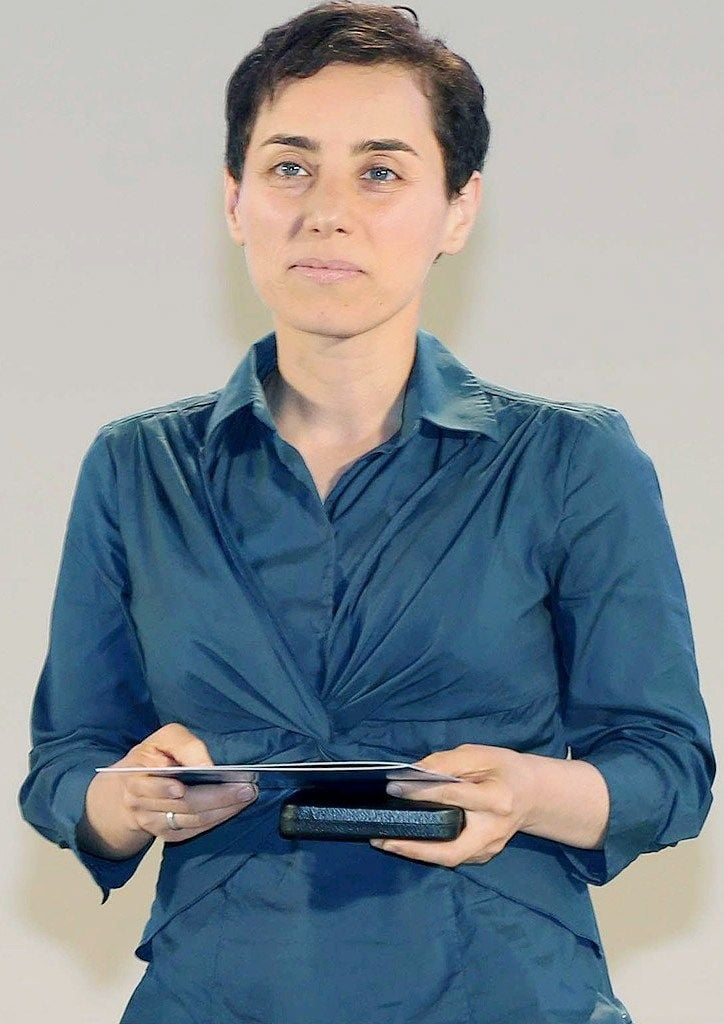
#> input picture CV projects/Face Recognition/model/test_images/Maryam-Mirzakhani-1.jpg, 724 x 1024 px
$ jupyter execute --allow-errors Untitled.ipynb
#> lines starting #> are read from the running program, lines starting #| are printed output that depends on the picture
# Face Recognition
The aim of this notebook is to recognize faces using computer vision techniques. We will explore the CascadeClassifier feature extraction method and model architectures to achieve this goal. Face recognition enhances security systems by providing accurate and efficient identification of individuals, plays a crucial role in law enforcement for identifying suspects and missing persons, and improves customer verification processes in the financial sector. By advancing face recognition technology, we contribute to making processes more secure, efficient, and user-friendly across different domains, demonstrating its broad impact and potential benefits in everyday life..
.
.

[cell 1]
import os
import cv2
import pywt
import shutil
import numpy as np
import matplotlib.pyplot as plt
from sklearn.svm import SVC
from sklearn.preprocessing import StandardScaler
from sklearn.model_selection import train_test_split
from sklearn.pipeline import Pipeline
from sklearn.metrics import classification_report
from sklearn import svm
from sklearn.ensemble import RandomForestClassifier
from sklearn.linear_model import LogisticRegression
from sklearn.pipeline import make_pipeline
from sklearn.model_selection import GridSearchCV

#### 1. Preprocessing: Detect face and eyes
When we look at any image, most of the time we identify a person using a face. An image might contain multiple faces, also the face can be obstructed and not clear. The first step in our pre-processing pipeline is to detect faces from an image. Once face is detected, we will detect eyes, if two eyes are detected then only we keep that image otherwise discard it.
\
The haar cascade from OpenCV is used for this purpose.

[cell 2]
img = cv2.imread("./test_images/Maryam-Mirzakhani-1.jpg")
#> img is the input picture: shape (1024, 724, 3); mean B, G, R 148.1, 140.7, 130.5
img.shape
#> Out = (1024, 724, 3)

[cell 3]
plt.matshow(img)
plt.axis('off')

[cell 4]
gray_img = cv2.cvtColor(img, cv2.COLOR_BGR2GRAY)
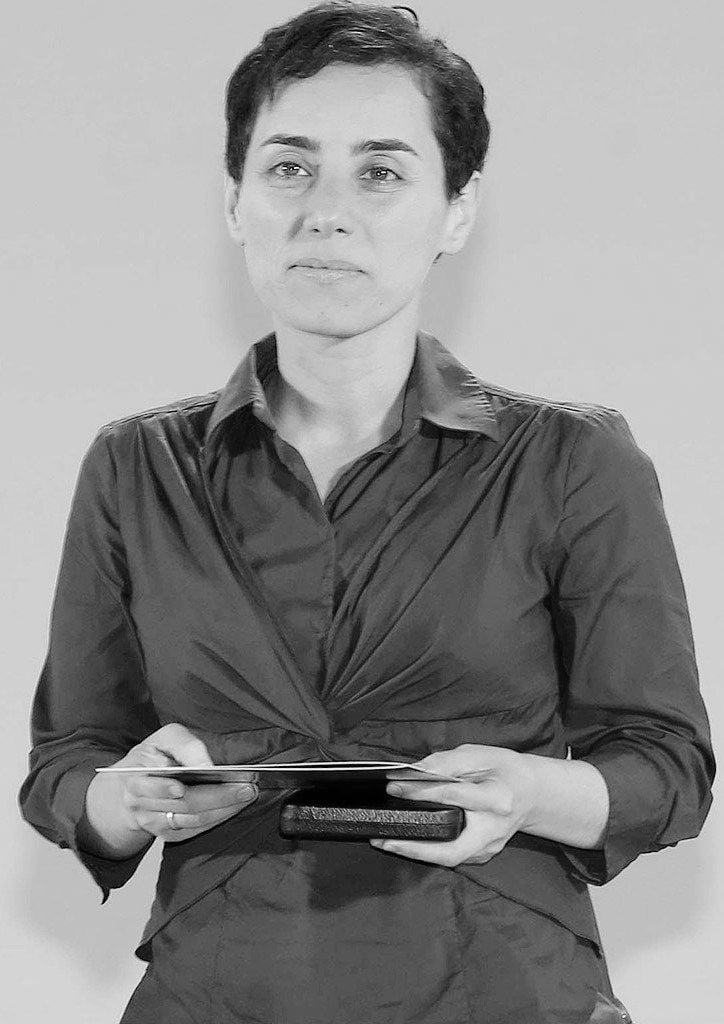
#> gray_img: shape (1024, 724); min 0, max 254, mean 138.5
gray_img.shape
#> Out = (1024, 724)

[cell 5]
gray_img

[cell 6]
plt.matshow(gray_img, cmap = 'gray')

[cell 7]
face_cascade = cv2.CascadeClassifier('./opencv/haarcascades/haarcascade_frontalface_default.xml')
eye_cascade = cv2.CascadeClassifier('./opencv/haarcascades/haarcascade_eye.xml')

faces = face_cascade.detectMultiScale(gray_img, 1.3, 5)
#> faces = [[194, 60, 279, 279]]
faces
#> Out = [[194, 60, 279, 279]]

[cell 8]
(x , y , w , h) = faces[0]
#> x = 194; y = 60; w = 279; h = 279
x , y , w , h
#> Out = (194, 60, 279, 279)

[cell 9]
face_img = cv2.rectangle(img, (x , y), (x+w , y+h), (255 , 0 , 0), 2)
plt.matshow(face_img)

#### 2. Preprocessing: Crop the facial region of the image

[cell 10]
cv2.destroyAllWindows()
for (x,y,w,h) in faces:
    face_img = cv2.rectangle(img,(x,y),(x+w,y+h),(255,0,0),2)
    roi_gray = gray_img[y:y+h, x:x+w]
    roi_color = face_img[y:y+h, x:x+w]
    eyes = eye_cascade.detectMultiScale(roi_gray)
    for (ex,ey,ew,eh) in eyes:
        cv2.rectangle(roi_color,(ex,ey),(ex+ew,ey+eh),(0,255,0),2)
#> this loop made 1 pass
#> (x, y, w, h, eyes) on pass 1: (194, 60, 279, 279, [[156, 86, 57, 57], [64, 80, 60, 60]])
#> pass 1, `roi_gray = gray_img[y:y+h, x:x+w]`:
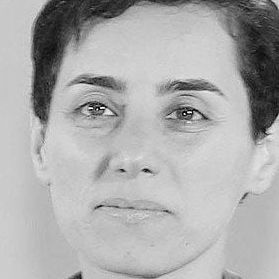
#> roi_gray: shape (279, 279); min 1, max 253, mean 172.8
#> after the loop:
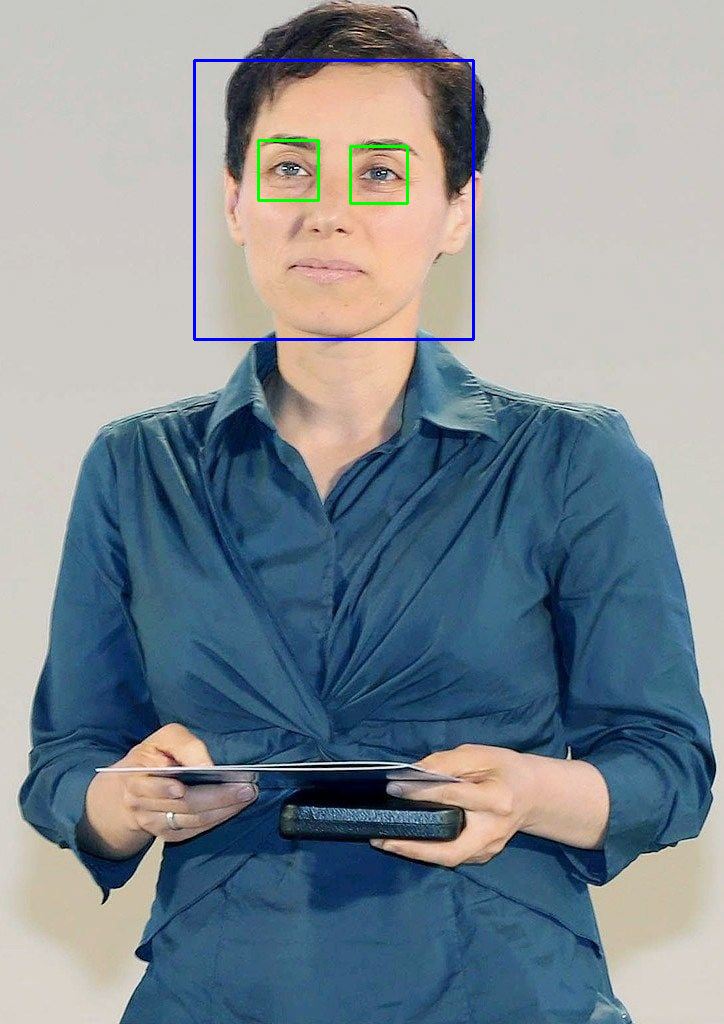
#> img: shape (1024, 724, 3); mean B, G, R 148.3, 140.2, 129.4
#> after the loop:
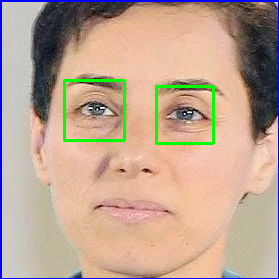
#> roi_color: shape (279, 279, 3); mean B, G, R 145.7, 164.4, 189.6


plt.figure()
plt.imshow(face_img)
plt.show()

[cell 11]
plt.imshow(roi_color, cmap='gray')

#### 3. Preprocessing: Load image, detect face. If eyes >=2, then save and crop the face region
Let'ss write aPythonn function that can takean  input image andreturnsa  cropped image (if face and eyes >=2 are detected)

[cell 12]
def get_cropped_image_if_2_eyes(image_path):
#> called with image_path = './test_images/Maryam-Mirzakhani-1.jpg'
    img = cv2.imread(image_path)
    if img is None:
        print(f"Error reading image: {image_path}")
        return None
    gray = cv2.cvtColor(img, cv2.COLOR_BGR2GRAY)
    faces = face_cascade.detectMultiScale(gray, 1.3, 5)
#> faces = [[194, 60, 279, 279]]
    for (x, y, w, h) in faces:
        roi_gray = gray[y:y+h, x:x+w]
        roi_color = img[y:y+h, x:x+w]
        eyes = eye_cascade.detectMultiScale(roi_gray)
        if len(eyes) >= 2:
            return roi_color
#> this loop made 1 pass
#> pass 1, in get_cropped_image_if_2_eyes, `roi_color = img[y:y+h, x:x+w]`:
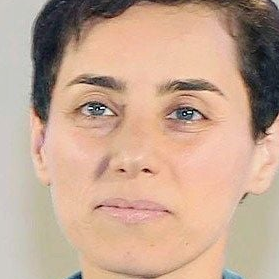
#> roi_color: shape (279, 279, 3); mean B, G, R 145.7, 166, 196.6
    return None

[cell 13]
original_image = cv2.imread("./test_images/Maryam-Mirzakhani-1.jpg")
plt.matshow(original_image)
plt.axis('off')

[cell 14]
cropped_image = get_cropped_image_if_2_eyes("./test_images/Maryam-Mirzakhani-1.jpg")
plt.imshow(cropped_image)
plt.axis('off')

#### In the image below face is not very clear and it doesn't have two eyes clearly visible.

[cell 15]
"test_images/maryam-mirzakhani.jpg"
org_image_obstructed = cv2.imread("./test_images/maryam-mirzakhani.jpg")
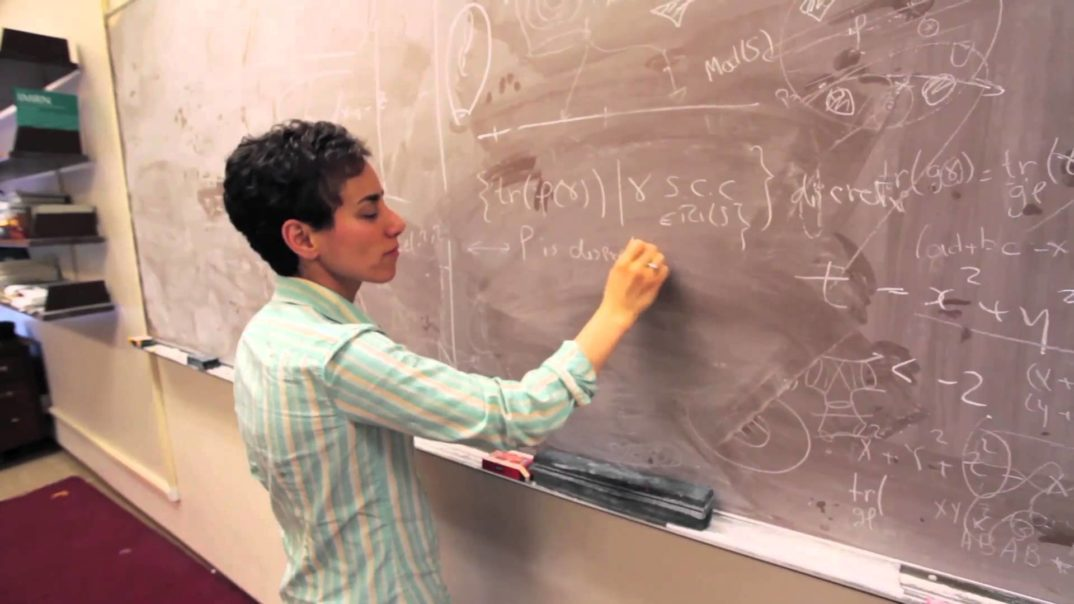
#> input picture CV projects/Face Recognition/model/test_images/maryam-mirzakhani.jpg, 1074 x 604 px
#> org_image_obstructed is the input picture: shape (604, 1074, 3); mean B, G, R 128, 139.1, 167.7
plt.matshow(org_image_obstructed)
plt.axis('off')

[cell 16]
cropped_image_no_2_eyes = get_cropped_image_if_2_eyes("./test_images/maryam-mirzakhani.jpg")
#> call 2 of get_cropped_image_if_2_eyes, with image_path = './test_images/maryam-mirzakhani.jpg'
#> in get_cropped_image_if_2_eyes (call 2), `gray = cv2.cvtColor(img, cv2.COLOR_BGR2GRAY)`:
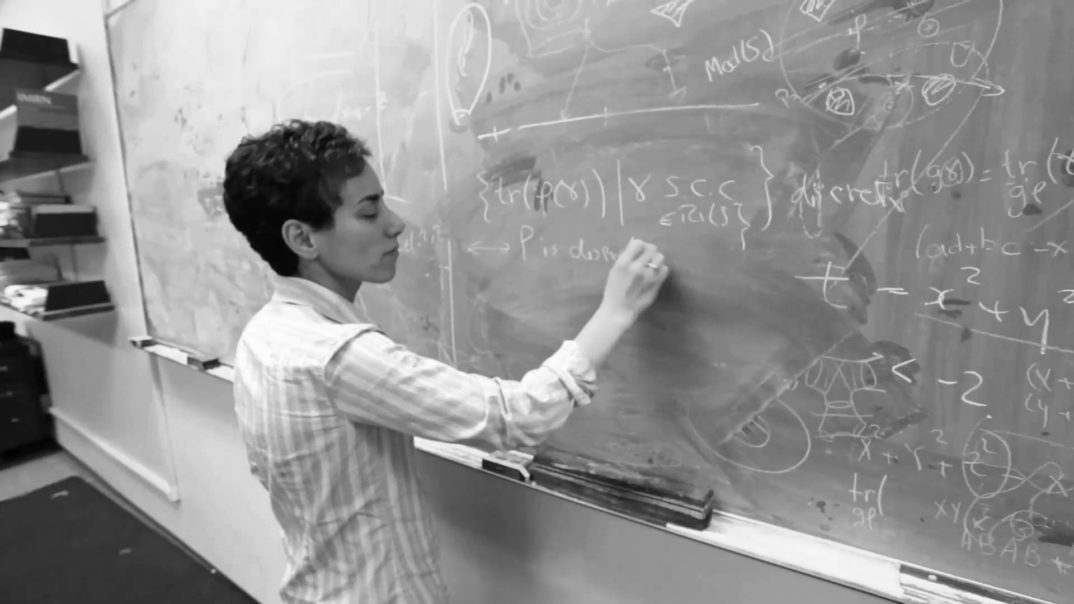
#> gray: shape (604, 1074); min 0, max 254, mean 146.4
#> in get_cropped_image_if_2_eyes (call 2), `faces = face_cascade.detectMultiScale(gray, 1.3, 5)`: faces = ()
cropped_image_no_2_eyes

#### According to the image above, since the eyes are not detectable there is no cropped image as an output. Above cropped_image_no_2_eyes is None which means we should ignore this image and we will not use such image for model training

[cell 17]
path_to_data = "./dataset/"
path_to_cr_data = "./dataset/cropped/"

#### Going through all images in the dataset folder and create cropped images for them. There will be a cropped folder inside the dataset folder after you run this code

[cell 18]
img_dirs = []
for entry in os.scandir(path_to_data):
    if entry.is_dir():
        img_dirs.append(entry.path)

[cell 19]
if os.path.exists(path_to_cr_data):
     shutil.rmtree(path_to_cr_data)
os.mkdir(path_to_cr_data)

[cell 20]
cropped_image_dirs = []
celebrity_file_names_dict = {}

for img_dir in img_dirs:
    count = 1
    celebrity_name = img_dir.split('/')[-1]
    print(celebrity_name)

    celebrity_file_names_dict[celebrity_name] = []

    for entry in os.scandir(img_dir):
        roi_color = get_cropped_image_if_2_eyes(entry.path)
        if roi_color is not None:
            cropped_folder = path_to_cr_data + celebrity_name
            if not os.path.exists(cropped_folder):
                os.makedirs(cropped_folder)
                cropped_image_dirs.append(cropped_folder)
                print("Generating cropped images in folder: ",cropped_folder)

            cropped_file_name = celebrity_name + str(count) + ".png"
            cropped_file_path = cropped_folder + "/" + cropped_file_name

            cv2.imwrite(cropped_file_path, roi_color)
            celebrity_file_names_dict[celebrity_name].append(cropped_file_path)
            count += 1

#### Some cropped image samples are shown below with their respective classes.

[cell 21]
cropped_images_test = ['dataset/cropped/elon musk/elon musk1.png',
                       'dataset/cropped/jeff bezos/jeff bezos13.png',
                       'dataset/cropped/mark zuckerberg/mark zuckerberg1.png',
                       'dataset/cropped/maryam mirzakhani/maryam mirzakhani12.png',
                       'dataset/cropped/tim cook/tim cook1.png',
                       'dataset/cropped/warren buffett/warren buffett2.png']


celeb_names = [img_dir.split('/')[-2] for img_dir in cropped_images_test]
#> celeb_names = ['elon musk', 'jeff bezos', 'mark zuckerberg', 'maryam mirzakhani', 'tim cook', 'warren buffett']
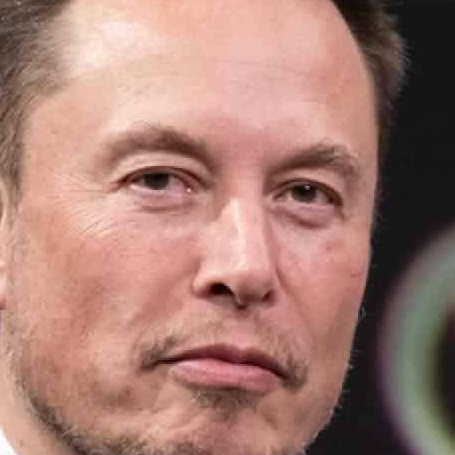
#> input picture CV projects/Face Recognition/model/dataset/cropped/elon musk/elon musk1.png, 455 x 455 px
#> further down, cropped_img is the input picture: shape (455, 455, 3); mean B, G, R 115.5, 124.8, 165.9
#> (the rest of this cell did not finish here and is left out)

#### 4. Preprocessing: Use wavelet transform as a feature for training our model
In wavelet transformed image, you can see edges clearly and that can give us clues on various facial features such as eyes, nose, lips etc
Wavelet transform

[cell 22]
def w2d(img, mode='haar', level=1):
#> called with mode = 'db1', level = 5
    imArray = img
    #Datatype conversions
    #convert to grayscale
    imArray = cv2.cvtColor( imArray,cv2.COLOR_RGB2GRAY )
    #convert to float
    imArray =  np.float32(imArray)
    imArray /= 255;
    # compute coefficients
    coeffs=pywt.wavedec2(imArray, mode, level=level)
#> coeffs = 6 items

    #Process Coefficients
    coeffs_H=list(coeffs)
#> coeffs_H = 6 items
    coeffs_H[0] *= 0;

    # reconstruction
    imArray_H=pywt.waverec2(coeffs_H, mode);
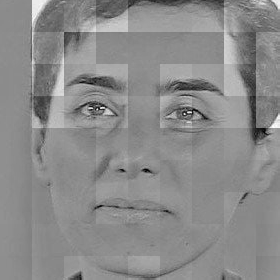
#> imArray_H: shape (280, 280) float32; min -0.668, max 0.557, mean -0.000235; drawn with min black and max white
    imArray_H *= 255;
    imArray_H =  np.uint8(imArray_H)
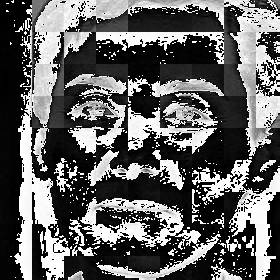
#> imArray_H: shape (280, 280); min 0, max 255, mean 98.2

    return imArray_H

[cell 23]
im_har = w2d(cropped_image,'db1',5)
plt.imshow(im_har, cmap='gray')

[cell 24]
celebrity_file_names_dict

[cell 25]
class_dict = {}
count = 0
for celebrity_name in celebrity_file_names_dict.keys():
    class_dict[celebrity_name] = count
    count = count + 1
class_dict
